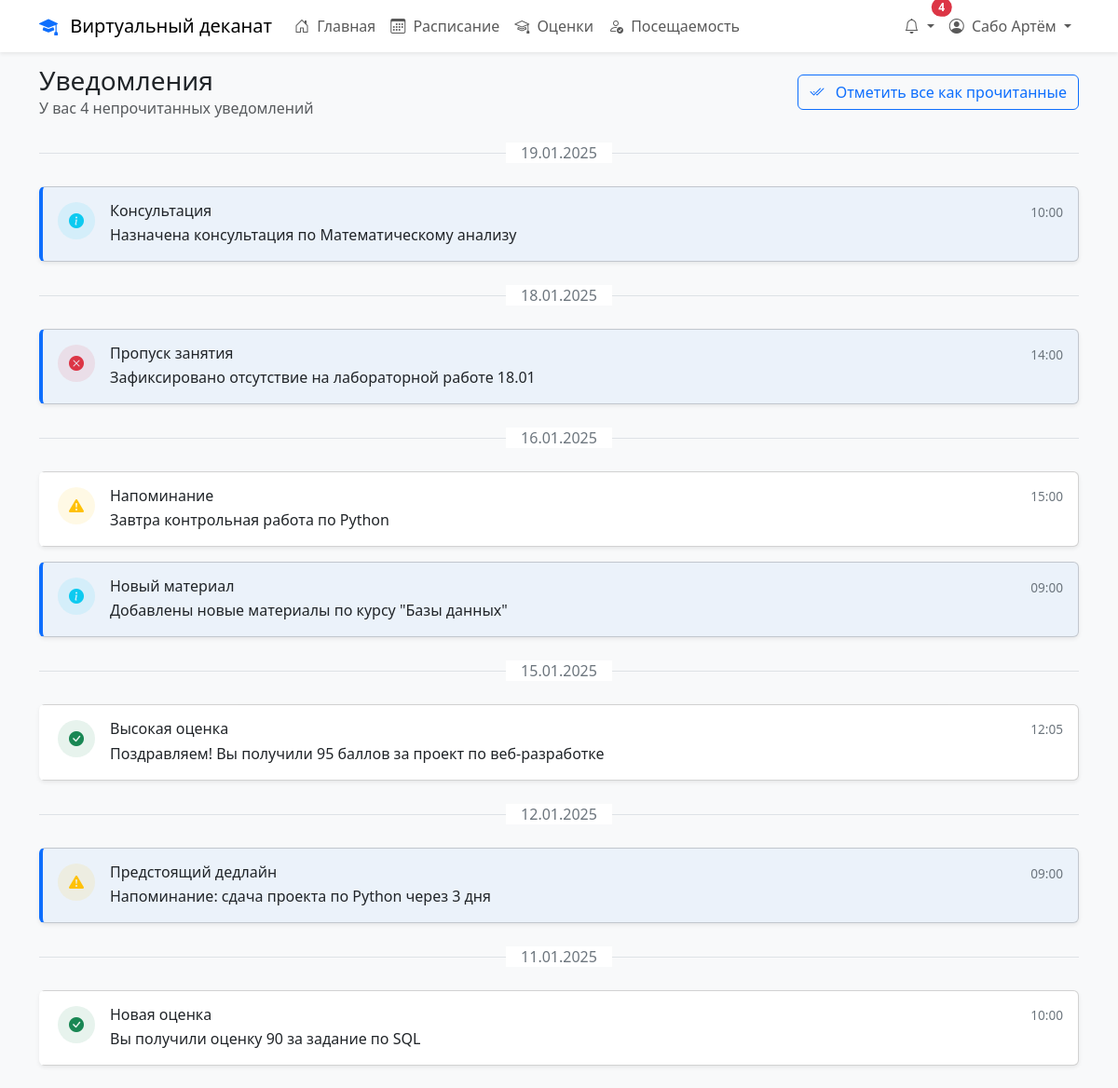
Screenshot of /notifications.php (signed in) with the database file from the repository.
### tables this page shows
CREATE TABLE IF NOT EXISTS `users` (
  `id` int NOT NULL AUTO_INCREMENT,
  `username` varchar(50) NOT NULL,
  `password` varchar(255) NOT NULL,
  `email` varchar(100) NOT NULL,
  `first_name` varchar(50) NOT NULL,
  `last_name` varchar(50) NOT NULL,
  `created_at` timestamp NULL DEFAULT CURRENT_TIMESTAMP,
  `last_login` timestamp NULL DEFAULT NULL,
  `is_active` tinyint(1) DEFAULT '1',
  `failed_attempts` int DEFAULT '0',
  `last_failed_attempt` timestamp NULL DEFAULT NULL,
  `reset_code` varchar(32) DEFAULT NULL,
  `reset_code_expires` timestamp NULL DEFAULT NULL,
  PRIMARY KEY (`id`),
  UNIQUE KEY `username` (`username`),
  UNIQUE KEY `email` (`email`)
);

CREATE TABLE IF NOT EXISTS `notifications` (
  `id` int NOT NULL,
  `user_id` int NOT NULL,
  `title` varchar(255) NOT NULL,
  `message` text NOT NULL,
  `type` enum('info','warning','error','success') NOT NULL DEFAULT 'info',
  `is_read` tinyint(1) DEFAULT '0',
  `created_at` timestamp NULL DEFAULT CURRENT_TIMESTAMP,
  `read_at` timestamp NULL DEFAULT NULL
);

### notifications.php (the view, shortened to what this page needs)
<?php
require_once 'config/config.php';
$user_id = $_SESSION['user_id'];
$sql = "SELECT n.*,
               CASE
                   WHEN n.created_at >= NOW() - INTERVAL 1 HOUR THEN 'только что'
                   WHEN n.created_at >= NOW() - INTERVAL 1 DAY THEN 'сегодня'
                   WHEN n.created_at >= NOW() - INTERVAL 2 DAY THEN 'вчера'
                   ELSE DATE_FORMAT(n.created_at, '%d.%m.%Y')
               END as relative_time
        FROM notifications n
        WHERE n.user_id = ?
        ORDER BY n.created_at DESC
        LIMIT 50";
$stmt = $conn->prepare($sql);
$stmt->bind_param('i', $user_id);
$stmt->execute();
$result = $stmt->get_result();
$notifications = $result->fetch_all(MYSQLI_ASSOC);
$sql = "SELECT COUNT(*) as unread_count
        FROM notifications
        WHERE user_id = ? AND is_read = 0";
$stmt = $conn->prepare($sql);
$stmt->bind_param('i', $user_id);
$stmt->execute();
$result = $stmt->get_result();
$unread = $result->fetch_assoc();
$grouped_notifications = [];
foreach ($notifications as $notification) {
    $date = $notification['relative_time'];
    if (!isset($grouped_notifications[$date])) {
        $grouped_notifications[$date] = [];
    }
    $grouped_notifications[$date][] = $notification;
}
?>
<!DOCTYPE html>
<html lang="ru">
<head>
    <link href="https://cdn.jsdelivr.net/npm/bootstrap@5.3.0/dist/css/bootstrap.min.css" rel="stylesheet">
    <link href="https://cdn.jsdelivr.net/npm/bootstrap-icons@1.7.2/font/bootstrap-icons.css" rel="stylesheet">
</head>
<body class="bg-light">
    <?php include 'includes/navbar.php'; ?>
    <div class="container my-4">
        <div class="d-flex justify-content-between align-items-center mb-4">
            <div>
                <h1 class="h3 mb-0">Уведомления</h1>
                <?php if ($unread['unread_count'] > 0): ?>
                    <p class="text-muted mb-0">У вас <?php echo $unread['unread_count']; ?> непрочитанных уведомлений</p>
                <?php endif; ?>
            </div>
            <?php if ($unread['unread_count'] > 0): ?>
                <button class="btn btn-outline-primary" onclick="markAllAsRead()">
                    <i class="bi bi-check2-all me-2"></i>
                    Отметить все как прочитанные
                </button>
            <?php endif; ?>
        </div>
        <?php if (empty($notifications)): ?>
            <div class="card shadow-sm">
                <div class="card-body text-center py-5">
                    <i class="bi bi-bell-slash text-muted" style="font-size: 3rem;"></i>
                    <h5 class="mt-3">Нет уведомлений</h5>
                    <p class="text-muted mb-0">У вас пока нет новых уведомлений</p>
                </div>
            </div>
        <?php else: ?>
            <?php foreach ($grouped_notifications as $date => $notifications): ?>
                <div class="date-divider">
                    <span><?php echo $date; ?></span>
                </div>
                <?php foreach ($notifications as $notification): ?>
                    <div class="card shadow-sm mb-3 notification-card <?php echo !$notification['is_read'] ? 'unread' : ''; ?> notification-type-<?php echo $notification['type']; ?>"
                         id="notification-<?php echo $notification['id']; ?>">
                        <div class="card-body d-flex align-items-start">
                            <div class="notification-icon me-3">
                                <i class="bi <?php echo getNotificationIcon($notification['type']); ?>"></i>
                            </div>
                            <div class="flex-grow-1">
                                <div class="d-flex justify-content-between align-items-start">
                                    <h6 class="mb-1"><?php echo htmlspecialchars($notification['title']); ?></h6>
                                    <div class="d-flex align-items-center">
                                        <small class="notification-time">
                                            <?php echo date('H:i', strtotime($notification['created_at'])); ?>
                                        </small>
                                    </div>
                                </div>
                                <p class="mb-0"><?php echo htmlspecialchars($notification['message']); ?></p>
                            </div>
                        </div>
                    </div>
                <?php endforeach; ?>
            <?php endforeach; ?>
        <?php endif; ?>
    </div>
</body>
</html>
<?php
function getNotificationIcon($type) {
    switch ($type) {
        case 'info':
            return 'bi-info-circle-fill';
        case 'warning':
            return 'bi-exclamation-triangle-fill';
        case 'error':
            return 'bi-x-circle-fill';
        case 'success':
            return 'bi-check-circle-fill';
    }
}
?>

### includes/navbar.php (shortened to what this page needs)
<?php
$currentUserId = $_SESSION['user_id'] ?? null;
if ($currentUserId) {
    try {
        $db = new PDO("mysql:host=" . DB_HOST . ";dbname=" . DB_NAME, DB_USER, DB_PASS);
        $db->setAttribute(PDO::ATTR_ERRMODE, PDO::ERRMODE_EXCEPTION);
        $stmt = $db->prepare("SELECT first_name, last_name FROM users WHERE id = :user_id");
        $stmt->execute(['user_id' => $currentUserId]);
        $currentUser = $stmt->fetch(PDO::FETCH_ASSOC);
    } catch (PDOException $e) {
        $currentUser = [
            'first_name' => $_SESSION['first_name'] ?? 'Пользователь',
            'last_name' => $_SESSION['last_name'] ?? ''
        ];
    }
}
$sql = "SELECT COUNT(*) as count FROM notifications WHERE user_id = ? AND is_read = 0";
$stmt = $conn->prepare($sql);
$stmt->bind_param("i", $_SESSION['user_id']);
$stmt->execute();
$unread_notifications = $stmt->get_result()->fetch_assoc()['count'];
?>
<nav class="navbar navbar-expand-lg navbar-light bg-white shadow-sm fixed-top">
    <div class="container">
        <a class="navbar-brand" href="dashboard.php">
            <i class="bi bi-mortarboard-fill text-primary me-2"></i>
            <?php echo APP_NAME; ?>
        </a>
        <div class="collapse navbar-collapse" id="navbarNav">
            <ul class="navbar-nav me-auto">
                <?php if ($_SESSION['role_id'] == ROLE_ADMIN): ?>
                    <li class="nav-item">
                        <a class="nav-link <?php echo basename($_SERVER['PHP_SELF']) == 'dashboard.php' ? 'active' : ''; ?>"
                           href="dashboard.php">
                            <i class="bi bi-house-door me-1"></i>
                            Главная
                        </a>
                    </li>
                    <li class="nav-item">
                        <a class="nav-link <?php echo basename($_SERVER['PHP_SELF']) == 'users.php' ? 'active' : ''; ?>"
                           href="users.php">
                            <i class="bi bi-people me-1"></i>
                            Пользователи
                        </a>
                    </li>
                    <li class="nav-item">
                        <a class="nav-link <?php echo basename($_SERVER['PHP_SELF']) == 'departments.php' ? 'active' : ''; ?>"
                           href="departments.php">
                            <i class="bi bi-building me-1"></i>
                            Кафедры
                        </a>
                    </li>
                <?php elseif ($_SESSION['role_id'] == ROLE_STUDENT): ?>
                    <li class="nav-item">
                        <a class="nav-link <?php echo basename($_SERVER['PHP_SELF']) == 'dashboard.php' ? 'active' : ''; ?>"
                           href="dashboard.php">
                            <i class="bi bi-house-door me-1"></i>
                            Главная
                        </a>
                    </li>
                    <li class="nav-item">
                        <a class="nav-link <?php echo basename($_SERVER['PHP_SELF']) == 'schedule.php' ? 'active' : ''; ?>"
                           href="schedule.php">
                            <i class="bi bi-calendar3 me-1"></i>
                            Расписание
                        </a>
                    </li>
                    <li class="nav-item">
                        <a class="nav-link <?php echo basename($_SERVER['PHP_SELF']) == 'grades.php' ? 'active' : ''; ?>"
                           href="grades.php">
                            <i class="bi bi-mortarboard me-1"></i>
                            Оценки
                        </a>
                    </li>
                    <li class="nav-item">
                        <a class="nav-link <?php echo basename($_SERVER['PHP_SELF']) == 'attendance.php' ? 'active' : ''; ?>"
                           href="attendance.php">
                            <i class="bi bi-person-check me-1"></i>
                            Посещаемость
                        </a>
                    </li>
                <?php endif; ?>
            </ul>
            <ul class="navbar-nav">
                <li class="nav-item dropdown">
                    <a class="nav-link dropdown-toggle position-relative" href="#" id="notificationsDropdown"
                       role="button" data-bs-toggle="dropdown">
                        <i class="bi bi-bell"></i>
                        <?php if ($unread_notifications > 0): ?>
                            <span class="position-absolute top-0 start-100 translate-middle badge rounded-pill bg-danger">
                                <?php echo $unread_notifications; ?>
                            </span>
                        <?php endif; ?>
                    </a>
                </li>
                <li class="nav-item dropdown">
                    <a class="nav-link dropdown-toggle" href="#" id="userDropdown" role="button" data-bs-toggle="dropdown">
                        <i class="bi bi-person-circle me-1"></i>
                        <?php echo htmlspecialchars($currentUser['last_name'] . ' ' . $currentUser['first_name']); ?>
                    </a>
                </li>
            </ul>
        </div>
    </div>
</nav>

### notifications.php (style rules this page uses)
.notification-card { transition: all 0.3s ease; border-left: 4px solid transparent; }
.notification-card.unread { background-color: rgba(var(--bs-primary-rgb), 0.05); border-left-color: var(--bs-primary); }
.notification-icon { width: 40px; height: 40px; display: flex; align-items: center; justify-content: center; border-radius: 50%; }
.notification-time { font-size: 0.85rem; color: #6c757d; }
.notification-type-info .notification-icon { background-color: rgba(var(--bs-info-rgb), 0.1); color: var(--bs-info); }
.notification-type-warning .notification-icon { background-color: rgba(var(--bs-warning-rgb), 0.1); color: var(--bs-warning); }
.notification-type-error .notification-icon { background-color: rgba(var(--bs-danger-rgb), 0.1); color: var(--bs-danger); }
.notification-type-success .notification-icon { background-color: rgba(var(--bs-success-rgb), 0.1); color: var(--bs-success); }
.date-divider { position: relative; text-align: center; margin: 1.5rem 0; }
.date-divider::before { content: ''; position: absolute; left: 0; top: 50%; width: 100%; height: 1px; background: #dee2e6; z-index: 1; }
.date-divider span { background: #fff; padding: 0 1rem; color: #6c757d; position: relative; z-index: 2; }

### rows the page displays
users: last_name+first_name "Сабо Артём"
notifications: title "Консультация", created_at "10:00", message "Назначена консультация по Математическому анализу"
notifications: title "Пропуск занятия", created_at "14:00", message "Зафиксировано отсутствие на лабораторной работе 18.01"
notifications: title "Напоминание", created_at "15:00", message "Завтра контрольная работа по Python"
notifications: title "Новый материал", created_at "09:00", message "Добавлены новые материалы по курсу \"Базы данных\""
notifications: title "Высокая оценка", created_at "12:05", message "Поздравляем! Вы получили 95 баллов за проект по веб-разработке"
notifications: title "Предстоящий дедлайн", created_at "09:00", message "Напоминание: сдача проекта по Python через 3 дня"
notifications: date "11.01.2025", title "Новая оценка", created_at "10:00", message "Вы получили оценку 90 за задание по SQL"

### other values shown
APP_NAME "Виртуальный деканат"
$unread_notifications "4"
$unread['unread_count'] "4"
$date "19.01.2025"
$date "18.01.2025"
$date "16.01.2025"
$date "15.01.2025"
$date "12.01.2025"
